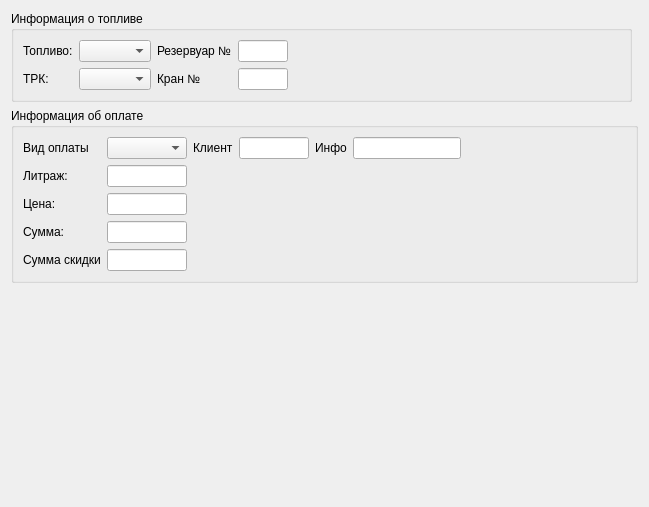
<?xml version="1.0" encoding="UTF-8"?>
<ui version="4.0">
 <class>FuelPage</class>
 <widget class="QWizardPage" name="FuelPage">
  <property name="geometry">
   <rect>
    <x>0</x>
    <y>0</y>
    <width>649</width>
    <height>507</height>
   </rect>
  </property>
  <property name="windowTitle">
   <string>WizardPage</string>
  </property>
  <property name="title">
   <string>Информация по отпуску топлива</string>
  </property>
  <property name="subTitle">
   <string>Параметры топливного чека</string>
  </property>
  <layout class="QGridLayout" name="gridLayout_3">
   <item row="0" column="0">
    <widget class="QGroupBox" name="groupBox">
     <property name="title">
      <string>Информация о топливе</string>
     </property>
     <property name="flat">
      <bool>true</bool>
     </property>
     <layout class="QGridLayout" name="gridLayout_2">
      <item row="1" column="0">
       <widget class="QLabel" name="label_6">
        <property name="text">
         <string>ТРК:</string>
        </property>
       </widget>
      </item>
      <item row="0" column="0">
       <widget class="QLabel" name="label_4">
        <property name="text">
         <string>Топливо:</string>
        </property>
       </widget>
      </item>
      <item row="1" column="1">
       <widget class="QComboBox" name="comboBoxTRK"/>
      </item>
      <item row="1" column="2">
       <widget class="QLabel" name="label_7">
        <property name="text">
         <string>Кран №</string>
        </property>
       </widget>
      </item>
      <item row="0" column="2">
       <widget class="QLabel" name="labelTanks">
        <property name="text">
         <string>Резервуар №</string>
        </property>
       </widget>
      </item>
      <item row="0" column="1">
       <widget class="QComboBox" name="comboBoxFuels"/>
      </item>
      <item row="1" column="3">
       <widget class="QLineEdit" name="lineEditKran">
        <property name="maximumSize">
         <size>
          <width>50</width>
          <height>16777215</height>
         </size>
        </property>
        <property name="readOnly">
         <bool>true</bool>
        </property>
       </widget>
      </item>
      <item row="0" column="3">
       <widget class="QLineEdit" name="lineEditTanks">
        <property name="maximumSize">
         <size>
          <width>50</width>
          <height>16777215</height>
         </size>
        </property>
        <property name="readOnly">
         <bool>true</bool>
        </property>
       </widget>
      </item>
      <item row="0" column="6">
       <spacer name="horizontalSpacer">
        <property name="orientation">
         <enum>Qt::Horizontal</enum>
        </property>
        <property name="sizeHint" stdset="0">
         <size>
          <width>40</width>
          <height>20</height>
         </size>
        </property>
       </spacer>
      </item>
      <item row="1" column="6">
       <spacer name="horizontalSpacer_3">
        <property name="orientation">
         <enum>Qt::Horizontal</enum>
        </property>
        <property name="sizeHint" stdset="0">
         <size>
          <width>40</width>
          <height>20</height>
         </size>
        </property>
       </spacer>
      </item>
     </layout>
    </widget>
   </item>
   <item row="2" column="0">
    <spacer name="verticalSpacer">
     <property name="orientation">
      <enum>Qt::Vertical</enum>
     </property>
     <property name="sizeHint" stdset="0">
      <size>
       <width>20</width>
       <height>40</height>
      </size>
     </property>
    </spacer>
   </item>
   <item row="1" column="0" colspan="2">
    <widget class="QGroupBox" name="groupBoxShifts">
     <property name="title">
      <string>Информация об оплате</string>
     </property>
     <property name="flat">
      <bool>true</bool>
     </property>
     <property name="checkable">
      <bool>false</bool>
     </property>
     <layout class="QGridLayout" name="gridLayout">
      <item row="4" column="0">
       <widget class="QLabel" name="label_10">
        <property name="text">
         <string>Сумма скидки</string>
        </property>
       </widget>
      </item>
      <item row="4" column="1">
       <widget class="QLineEdit" name="lineEditDiscount">
        <property name="maximumSize">
         <size>
          <width>80</width>
          <height>16777215</height>
         </size>
        </property>
       </widget>
      </item>
      <item row="0" column="5">
       <widget class="QLineEdit" name="lineEditClientInfo">
        <property name="sizePolicy">
         <sizepolicy hsizetype="Fixed" vsizetype="Fixed">
          <horstretch>0</horstretch>
          <verstretch>0</verstretch>
         </sizepolicy>
        </property>
        <property name="maximumSize">
         <size>
          <width>150</width>
          <height>26</height>
         </size>
        </property>
       </widget>
      </item>
      <item row="1" column="0">
       <widget class="QLabel" name="label_8">
        <property name="text">
         <string>Литраж:</string>
        </property>
       </widget>
      </item>
      <item row="3" column="0">
       <widget class="QLabel" name="label_9">
        <property name="text">
         <string>Сумма:</string>
        </property>
       </widget>
      </item>
      <item row="1" column="1">
       <widget class="QLineEdit" name="lineEditGive">
        <property name="maximumSize">
         <size>
          <width>80</width>
          <height>16777215</height>
         </size>
        </property>
       </widget>
      </item>
      <item row="0" column="1">
       <widget class="QComboBox" name="comboBoxPaytype"/>
      </item>
      <item row="0" column="2">
       <widget class="QLabel" name="labelClient">
        <property name="text">
         <string>Клиент</string>
        </property>
       </widget>
      </item>
      <item row="2" column="1">
       <widget class="QLineEdit" name="lineEditPrice">
        <property name="maximumSize">
         <size>
          <width>80</width>
          <height>16777215</height>
         </size>
        </property>
        <property name="readOnly">
         <bool>true</bool>
        </property>
       </widget>
      </item>
      <item row="0" column="4">
       <widget class="QLabel" name="labelInfo">
        <property name="text">
         <string>Инфо</string>
        </property>
       </widget>
      </item>
      <item row="2" column="0">
       <widget class="QLabel" name="label_5">
        <property name="text">
         <string>Цена:</string>
        </property>
       </widget>
      </item>
      <item row="3" column="1">
       <widget class="QLineEdit" name="lineEditSum">
        <property name="maximumSize">
         <size>
          <width>80</width>
          <height>16777215</height>
         </size>
        </property>
       </widget>
      </item>
      <item row="0" column="0">
       <widget class="QLabel" name="label_3">
        <property name="text">
         <string>Вид оплаты</string>
        </property>
       </widget>
      </item>
      <item row="0" column="3">
       <widget class="QLineEdit" name="lineEditClientCode">
        <property name="sizePolicy">
         <sizepolicy hsizetype="Fixed" vsizetype="Fixed">
          <horstretch>0</horstretch>
          <verstretch>0</verstretch>
         </sizepolicy>
        </property>
        <property name="maximumSize">
         <size>
          <width>70</width>
          <height>26</height>
         </size>
        </property>
       </widget>
      </item>
      <item row="0" column="6">
       <spacer name="horizontalSpacer_2">
        <property name="orientation">
         <enum>Qt::Horizontal</enum>
        </property>
        <property name="sizeHint" stdset="0">
         <size>
          <width>40</width>
          <height>20</height>
         </size>
        </property>
       </spacer>
      </item>
     </layout>
    </widget>
   </item>
  </layout>
 </widget>
 <resources/>
 <connections/>
</ui>
